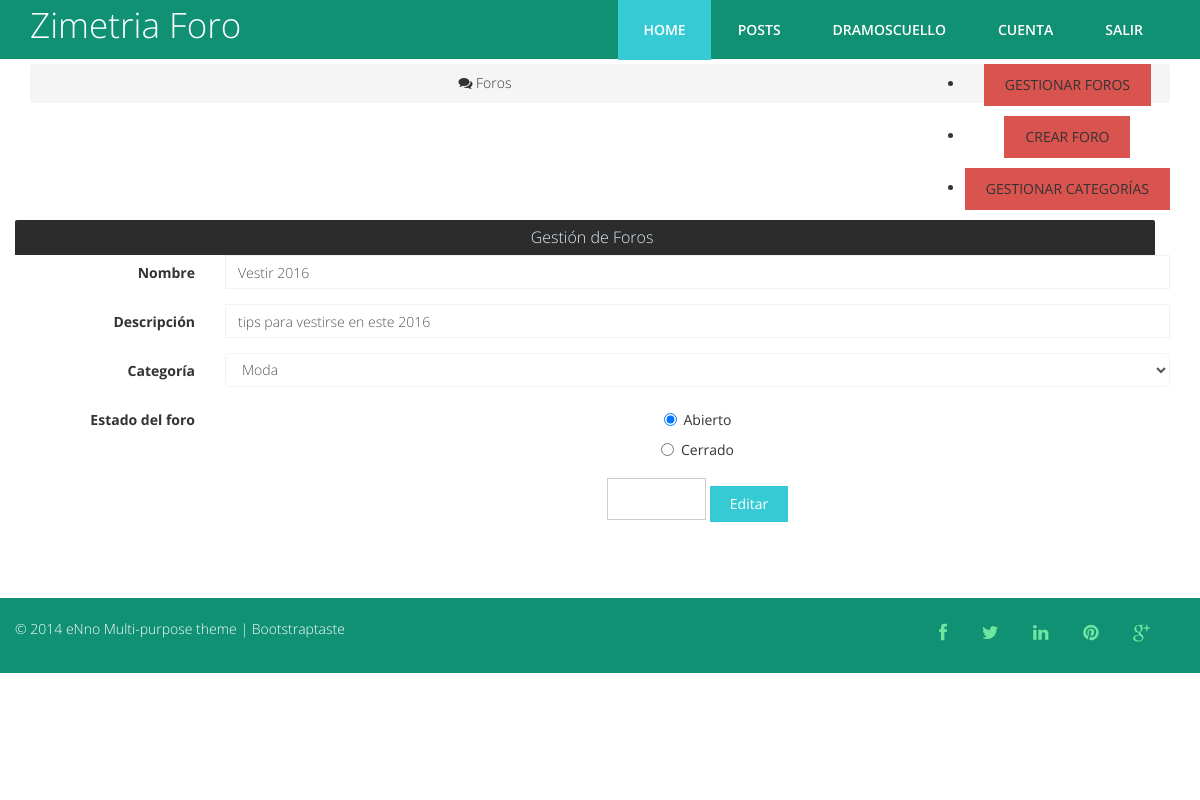
The app's page /?view=configforos&mode=edit&id=1 (signed in) with its own data.
### tables this page shows
CREATE TABLE IF NOT EXISTS `users` (
  `id` bigint(255) NOT NULL AUTO_INCREMENT,
  `user` varchar(30) NOT NULL,
  `pass` varchar(100) NOT NULL,
  `email` varchar(40) NOT NULL,
  `permisos` int(1) NOT NULL DEFAULT '0',
  PRIMARY KEY (`id`)
);

CREATE TABLE IF NOT EXISTS `foros` (
  `id` bigint(250) NOT NULL AUTO_INCREMENT,
  `nombre` varchar(250) NOT NULL,
  `descrip` varchar(255) NOT NULL,
  `cantidad_mensajes` bigint(255) NOT NULL DEFAULT '0',
  `cantidad_temas` bigint(255) NOT NULL DEFAULT '0',
  `id_categoria` int(11) NOT NULL DEFAULT '1',
  `estado` int(1) NOT NULL DEFAULT '1',
  PRIMARY KEY (`id`),
  KEY `id_categoria` (`id_categoria`)
);

### core/bin/functions/Users.php (called while the page is built, shortened)
<?php
function Users() {
  $db = new Conexion();
  $sql = $db->query("SELECT * FROM users;");
  if($db->rows($sql) > 0) {
    while($d = $db->recorrer($sql)) {
      $users[$d['id']] = array(
        'id' => $d['id'],
        'user' => $d['user'],
        'pass' => $d['pass'],
        'email' => $d['email'],
        'permisos' => $d['permisos']
      );
    }
  } else {
    $users = false;
  }
  return $users;
}
?>

### core/core.php (called while the page is built, shortened)
<?php
require('core/models/class.Conexion.php');
require('core/bin/functions/Users.php');
require('core/bin/functions/Categorias.php');
require('core/bin/functions/Foros.php');
$_users = Users();
$_categorias = Categorias();
$_foros = Foros();
 ?>

### core/models/class.Conexion.php (called while the page is built, shortened)
<?php
class Conexion extends mysqli {
  public function rows($query) {
    return mysqli_num_rows($query);
  }
  public function liberar($query) {
    return mysqli_free_result($query);
  }
  public function recorrer($query) {
    return mysqli_fetch_array($query);
  }
}
?>

### core/bin/functions/Foros.php (called while the page is built, shortened)
<?php
function Foros() {
  $db = new Conexion();
  $sql = $db->query("SELECT * FROM foros;");
  if($db->rows($sql) > 0) {
    while($d = $db->recorrer($sql)) {
      $foros[$d['id']] = array(
        'id' => $d['id'],
        'nombre' => $d['nombre'],
        'descrip' => $d['descrip'],
        'cantidad_mensajes' => $d['cantidad_mensajes'],
        'cantidad_temas' => $d['cantidad_temas'],
        'id_categoria' => $d['id_categoria'],
        'estado' => $d['estado']
      );
    }
  } else {
    $foros = false;
  }
  return $foros;
}
?>

### core/bin/functions/Categorias.php (called while the page is built, shortened)
<?php
function Categorias() {
  $db = new Conexion();
  $sql = $db->query("SELECT * FROM categorias;");
  if($db->rows($sql) > 0) {
    while($data = $db->recorrer($sql)) {
      $categorias[$data['id']] = array(
        'id' => $data['id'],
        'nombre' => $data['nombre']
      );
    }
  } else {
    $categorias = false;
  }
  return $categorias;
}
?>

### html/foros/edit_foro.php (the view, shortened to what this page needs)
<?php include(HTML_DIR . 'overall/header.php'); ?>
<body>
<section class="engine"><a rel="nofollow" href="#"><?php echo APP_TITTLE ?></a></section>
<?php include(HTML_DIR . '/overall/nav.php'); ?>
<section class="mbr-section mbr-after-navbar">
<div class="mbr-section__container container mbr-section__container--isolated">
<div class="row container">
  <div class="pull-right">
    <div class="mbr-navbar__column"><ul class="mbr-navbar__items mbr-navbar__items--right mbr-buttons mbr-buttons--freeze mbr-buttons--right btn-inverse mbr-buttons--active"><li class="mbr-navbar__item">
         <a class="mbr-buttons__btn btn btn-danger" href="?view=configforos">GESTIONAR FOROS</a>
     </li></ul></div>
     <div class="mbr-navbar__column"><ul class="mbr-navbar__items mbr-navbar__items--right mbr-buttons mbr-buttons--freeze mbr-buttons--right btn-inverse mbr-buttons--active"><li class="mbr-navbar__item">
         <a class="mbr-buttons__btn btn btn-danger" href="?view=configforos&mode=add">CREAR FORO</a>
     </li></ul></div>
      <div class="mbr-navbar__column"><ul class="mbr-navbar__items mbr-navbar__items--right mbr-buttons mbr-buttons--freeze mbr-buttons--right btn-inverse mbr-buttons--active"><li class="mbr-navbar__item">
          <a class="mbr-buttons__btn btn btn-danger" href="?view=categorias">GESTIONAR CATEGORÍAS</a>
      </li></ul></div>
    </div>
    <ol class="breadcrumb">
      <li><a href="?view=index"><i class="fa fa-comments"></i> Foros</a></li>
    </ol>
</div>
<div class="row categorias_con_foros">
  <div class="col-sm-12">
      <div class="row titulo_categoria">Gestión de Foros</div>
      <div class="row cajas">
        <div class="col-md-12">
          <form class="form-horizontal" action="?view=configforos&mode=edit&id=<?php echo $_GET['id'] ?>" method="POST" enctype="application/x-www-form-urlencoded">
            <fieldset>
              <div class="form-group">
                <label for="inputEmail" class="col-lg-2 control-label">Nombre</label>
                <div class="col-lg-10">
                  <input type="text" class="form-control" maxlength="250" name="nombre" placeholder="Nombre para el foro" value="<?php echo $_foros[$_GET['id']]['nombre'] ?>">
                </div>
              </div>
              <div class="form-group">
                <label for="inputEmail" class="col-lg-2 control-label">Descripción</label>
                <div class="col-lg-10">
                  <input type="text" class="form-control" maxlength="250" name="descrip" placeholder="Descripción corta (acepta HTML)" value="<?php echo $_foros[$_GET['id']]['descrip'] ?>">
                </div>
              </div>
              <div class="form-group">
                <label for="inputEmail" class="col-lg-2 control-label">Categoría</label>
                <div class="col-lg-10">
                  <select name="categoria" class="form-control">
                    <?php
                      foreach($_categorias as $id_categoria => $array_categoria) {
                        if($id_categoria == $_foros[$_GET['id']]['id_categoria']) {
                          echo '<option value="'.$id_categoria.'" selected>'.$_categorias[$id_categoria]['nombre'].'</option>';
                        } else {
                          echo '<option value="'.$id_categoria.'">'.$_categorias[$id_categoria]['nombre'].'</option>';
                        }
                      }
                    ?>
                  </select>
                </div>
              </div>
              <div class="form-group">
                <label class="col-lg-2 control-label">Estado del foro</label>
                <div class="col-lg-10">
                  <div class="radio">
                    <label>
                      <input type="radio" name="estado" value="1" <?php if($_foros[$_GET['id']]['estado'] == 1) { echo 'checked=""'; } ?>>
                      Abierto
                    </label>
                  </div>
                  <div class="radio">
                    <label>
                      <input type="radio" name="estado" value="0" <?php if($_foros[$_GET['id']]['estado'] == 0) { echo 'checked=""'; } ?>>
                      Cerrado
                    </label>
                  </div>
                </div>
              </div>
              <div class="form-group">
                <div class="col-lg-10 col-lg-offset-2">
                  <button type="reset" class="btn btn-default">Resetear</button>
                  <button type="submit" class="btn btn-primary">Editar</button>
                </div>
              </div>
            </fieldset>
          </form>
        </div>
      </div>
  </div>
</div>
</div>
</section>
<?php include(HTML_DIR . 'overall/footer.php'); ?>
</body>
</html>

### html/overall/nav.php (shortened to what this page needs)
<nav class="navbar navbar-default navbar-fixed-top" role="navigation">
  <div class="container">
    <div class="navbar-header">
      <a class="navbar-brand" href="index.php"><span><?php echo APP_TITTLE ?></span></a>
    </div>
    <div class="navbar-collapse collapse">
      <div class="menu">
        <ul class="nav nav-tabs" role="tablist">
          <li role="presentation" class="active"><a href="index.php">Home</a></li>
          <li role="presentation"><a href="#">Posts</a></li>
          <?php
            if(!isset($_SESSION['app_id'])) {
              echo '<li role="presentation"><a href="javascript:void(0)" data-toggle="modal" data-target=".bs-example-modal-sm">Login</a></li>
              <li role="presentation"><a href="javascript:void(0)" data-toggle="modal" data-target=".bs-example-modal-lg">Register</a></li>';
            }else{
              echo '<li role="presentation"><a href="#">'. strtoupper($_users[$_SESSION['app_id']]['user']) .'</a></li>
              <li role="presentation"><a href="#">Cuenta</a></li>
              <li role="presentation"><a href="?view=logout">Salir</a></li>';
            }
           ?>
        </ul>
      </div>
    </div>
  </div>
</nav>

### views/css/demo.css (style rules this page uses)
*, *:after, *:before { -webkit-box-sizing: border-box; box-sizing: border-box; }
body { background: #2f3238; color: #fff; font-weight: 400; font-size: 1em; font-family: 'Raleway', Arial, sans-serif; }
a { outline: none; color: #3498db; text-decoration: none; }
section { padding: 1em; text-align: center; }

### views/css/overwrite.css (style rules this page uses)
select, textarea, input[type="text"], input[type="password"], input[type="datetime"], input[type="datetime-local"], input[type="date"], input[type="month"], input[type="time"], input[type="week"], input[type="number"], input[type="email"], input[type="url"], input[type="search"], input[type="tel"], input[type="color"], .uneditable-input { -webkit-border-radius: 0; -moz-border-radius: 0; border-radius: 0; }
.btn { text-shadow: none; background-image:none; border-color: none; border-bottom-color: none; -webkit-box-shadow: none; -moz-box-shadow: none; box-shadow: none; }
.btn { outline:0; -webkit-border-radius: 0; -moz-border-radius: 0; border-radius: 0; }
a.btn,.btn:focus { outline:0; }
.btn-default { color: #333333; background-color: #f8f8f8; }

### views/css/style.css (style rules this page uses)
body { font-family:'Open Sans', Arial, sans-serif; font-size:14px; font-weight:300; line-height:1.6em; color:#333; background-color:#fff; }
a { text-decoration:none; transition: all 0.1s ease-in-out; -moz-transition: all 0.1s ease-in-out; -webkit-transition: all 0.1s ease-in-out; -o-transition: all 0.1s ease-in-out; outline: none; color:#333; }
.navbar-brand { float: left; height: 50px; padding: 15px 15px; font-size: 30px; line-height: 20px; }
a.navbar-brand span { color:#fff; font-size:35px; }
.navbar-collapse { float:right; padding-right: 15px; padding-left: 15px; overflow-x: visible; -webkit-overflow-scrolling: touch; border-top: 0; }
.navbar-fixed-top { top: 0; border-width: 0 0 0; background-color:#109173; }
.nav-tabs { border-bottom:0; }
.nav > li > a { position: relative; display: block; padding: 20px 25px; }
.nav-tabs > li > a { margin-right: 2px; line-height: 1.42857143; border: 0; border-radius: 0 0 0 0; text-transform:uppercase; font-weight:600; color:#fff; }
.nav-tabs > li.active > a { color: #fff; cursor: default; background-color:#36CBD4; border: 0; border-bottom-color: transparent; }
.btn { color:#333; display: inline-block; padding: 10px 20px; margin-bottom: 0; font-size: 14px; font-weight: normal; line-height: 1.42857143; text-align: center; white-space: nowrap; vertical-align: middle; -ms-touch-action: manipulation; touch-action: manipulation; cursor: pointer; -webkit-user-select: none; -moz-user-select: none; -ms-user-select: none; user-select: none; background-image: none; border: 1px solid transparent; border-radius: 0; }
.btn-default { color: #fff; background-color: #fff; border-color: #ccc; }
.btn-primary { padding: 8px 20px; background: #36CBD4; color: #fff; border:none; margin-top: 10px; }
.form-group .form-control { padding: 7px 12px; border-color:#f2f2f2; box-shadow: none; }
.inner-footer ul li,a { list-style:none; }

### views/app/css/format.css (style rules this page uses)
.titulo_categoria { background: #2c2c2c; color: #dfeff9; font-weight: 100; font-size: 16px; width: 100%; height: 35px; line-height: 35px; padding-left: 14px; border-top-left-radius: 2px; border-top-right-radius: 2px; -moz-border-top-left-radius: 2px; -mozborder-top-right-radius: 2px; -webkit-border-top-left-radius: 2px; -webkit-border-top-right-radius: 2px; }
.categorias_con_foros { margin-bottom: 7px; }
a { cursor: pointer; text-decoration: none; }

### records on screen
users: user "DRAMOSCUELLO"
foros: nombre "Vestir 2016", descrip "tips para vestirse en este 2016", estado "☑ Abierto", estado "☐ Cerrado"

### other values on screen
APP_TITTLE "Zimetria Foro"
form field categoria "Moda"
